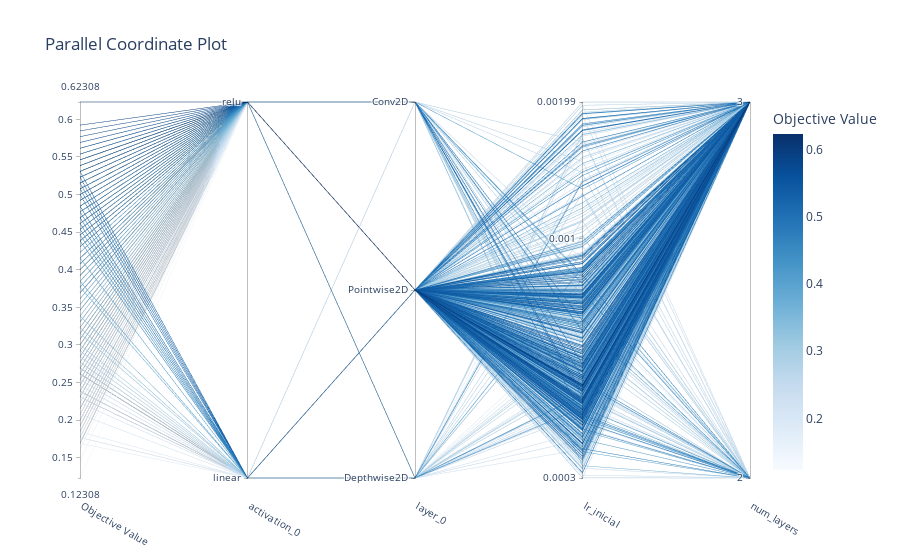

Source (notebook cell):
### Code cell
plot_parallel_coordinate(
    study,
    [
        "lr_inicial",
        "num_layers",
        "layer_0",
        "activation_0",
    ],
)

### Figure 1 — Plotly figure (JSON) as saved in the notebook; plotly's stock layout.template omitted (floating-point values rounded to 4 significant figures; data arrays with more than 128 entries replaced by an {"elided": "..."} marker saying what was removed)
{"data": [{"dimensions": [{"label": "Objective Value", "range": [0.1231, 0.6231], "values": {"elided": "800 float values"}}, {"label": "activation_0", "range": [0, 1], "ticktext": ["linear", "relu"], "tickvals": [0, 1], "values": {"elided": "800 int values"}}, {"label": "layer_0", "range": [0, 2], "ticktext": ["Depthwise2D", "Pointwise2D", "Conv2D"], "tickvals": [0, 1, 2], "values": {"elided": "800 int values"}}, {"label": "lr_inicial", "range": [-3.523, -2.701], "ticktext": ["0.0003", "0.001", "0.00199"], "tickvals": [-3.523, -3, -2.701], "values": {"elided": "800 float values"}}, {"label": "num_layers", "range": [0, 1], "ticktext": ["2", "3"], "tickvals": [0, 1], "values": {"elided": "800 int values"}}], "labelangle": 30, "labelside": "bottom", "line": {"color": {"elided": "800 float values"}, "colorbar": {"title": {"text": "Objective Value"}}, "colorscale": [[0, "rgb(247,251,255)"], [0.125, "rgb(222,235,247)"], [0.25, "rgb(198,219,239)"], [0.375, "rgb(158,202,225)"], [0.5, "rgb(107,174,214)"], [0.625, "rgb(66,146,198)"], [0.75, "rgb(33,113,181)"], [0.875, "rgb(8,81,156)"], [1, "rgb(8,48,107)"]], "reversescale": false, "showscale": true}, "type": "parcoords"}], "layout": {"title": {"text": "Parallel Coordinate Plot"}}}
